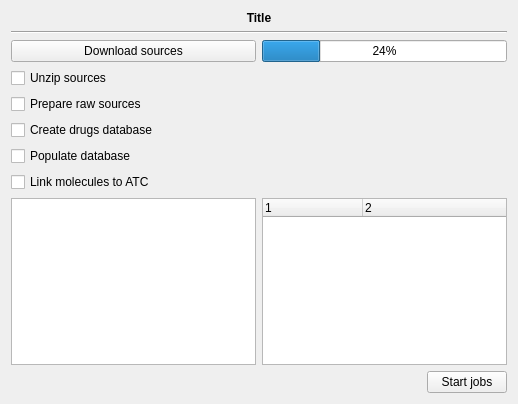
<?xml version="1.0" encoding="UTF-8"?>
<ui version="4.0">
 <class>DrugsDB::Internal::IDrugDatabaseStepWidget</class>
 <widget class="QWidget" name="DrugsDB::Internal::IDrugDatabaseStepWidget">
  <property name="geometry">
   <rect>
    <x>0</x>
    <y>0</y>
    <width>518</width>
    <height>404</height>
   </rect>
  </property>
  <property name="windowTitle">
   <string>Form</string>
  </property>
  <layout class="QGridLayout" name="gridLayout">
   <item row="0" column="0" colspan="2">
    <widget class="QLabel" name="title">
     <property name="font">
      <font>
       <weight>75</weight>
       <bold>true</bold>
      </font>
     </property>
     <property name="text">
      <string>Title</string>
     </property>
     <property name="alignment">
      <set>Qt::AlignCenter</set>
     </property>
    </widget>
   </item>
   <item row="1" column="0" colspan="2">
    <widget class="Line" name="line">
     <property name="orientation">
      <enum>Qt::Horizontal</enum>
     </property>
    </widget>
   </item>
   <item row="2" column="0">
    <widget class="QPushButton" name="download">
     <property name="text">
      <string>Download sources</string>
     </property>
    </widget>
   </item>
   <item row="2" column="1">
    <widget class="QProgressBar" name="progressBar">
     <property name="value">
      <number>24</number>
     </property>
    </widget>
   </item>
   <item row="3" column="0" colspan="2">
    <widget class="QCheckBox" name="unzip">
     <property name="text">
      <string>Unzip sources</string>
     </property>
    </widget>
   </item>
   <item row="4" column="0" colspan="2">
    <widget class="QCheckBox" name="prepare">
     <property name="text">
      <string>Prepare raw sources</string>
     </property>
    </widget>
   </item>
   <item row="5" column="0" colspan="2">
    <widget class="QCheckBox" name="createDb">
     <property name="text">
      <string>Create drugs database</string>
     </property>
    </widget>
   </item>
   <item row="6" column="0" colspan="2">
    <widget class="QCheckBox" name="populate">
     <property name="text">
      <string>Populate database</string>
     </property>
    </widget>
   </item>
   <item row="7" column="0" colspan="2">
    <widget class="QCheckBox" name="linkMols">
     <property name="text">
      <string>Link molecules to ATC</string>
     </property>
    </widget>
   </item>
   <item row="8" column="0">
    <widget class="QTreeWidget" name="messages">
     <property name="toolTip">
      <string>MESSAGES</string>
     </property>
     <property name="alternatingRowColors">
      <bool>true</bool>
     </property>
     <property name="columnCount">
      <number>2</number>
     </property>
     <attribute name="headerVisible">
      <bool>false</bool>
     </attribute>
     <column>
      <property name="text">
       <string notr="true">1</string>
      </property>
     </column>
     <column>
      <property name="text">
       <string notr="true">2</string>
      </property>
     </column>
    </widget>
   </item>
   <item row="8" column="1">
    <widget class="QTreeWidget" name="errors">
     <property name="toolTip">
      <string>ERRORS</string>
     </property>
     <property name="alternatingRowColors">
      <bool>true</bool>
     </property>
     <property name="columnCount">
      <number>2</number>
     </property>
     <attribute name="headerVisible">
      <bool>true</bool>
     </attribute>
     <column>
      <property name="text">
       <string notr="true">1</string>
      </property>
     </column>
     <column>
      <property name="text">
       <string notr="true">2</string>
      </property>
     </column>
    </widget>
   </item>
   <item row="9" column="0" colspan="2">
    <layout class="QHBoxLayout" name="horizontalLayout">
     <item>
      <spacer name="horizontalSpacer">
       <property name="orientation">
        <enum>Qt::Horizontal</enum>
       </property>
       <property name="sizeHint" stdset="0">
        <size>
         <width>40</width>
         <height>20</height>
        </size>
       </property>
      </spacer>
     </item>
     <item>
      <widget class="QPushButton" name="startJobs">
       <property name="text">
        <string>Start jobs</string>
       </property>
      </widget>
     </item>
    </layout>
   </item>
  </layout>
 </widget>
 <resources/>
 <connections/>
</ui>
